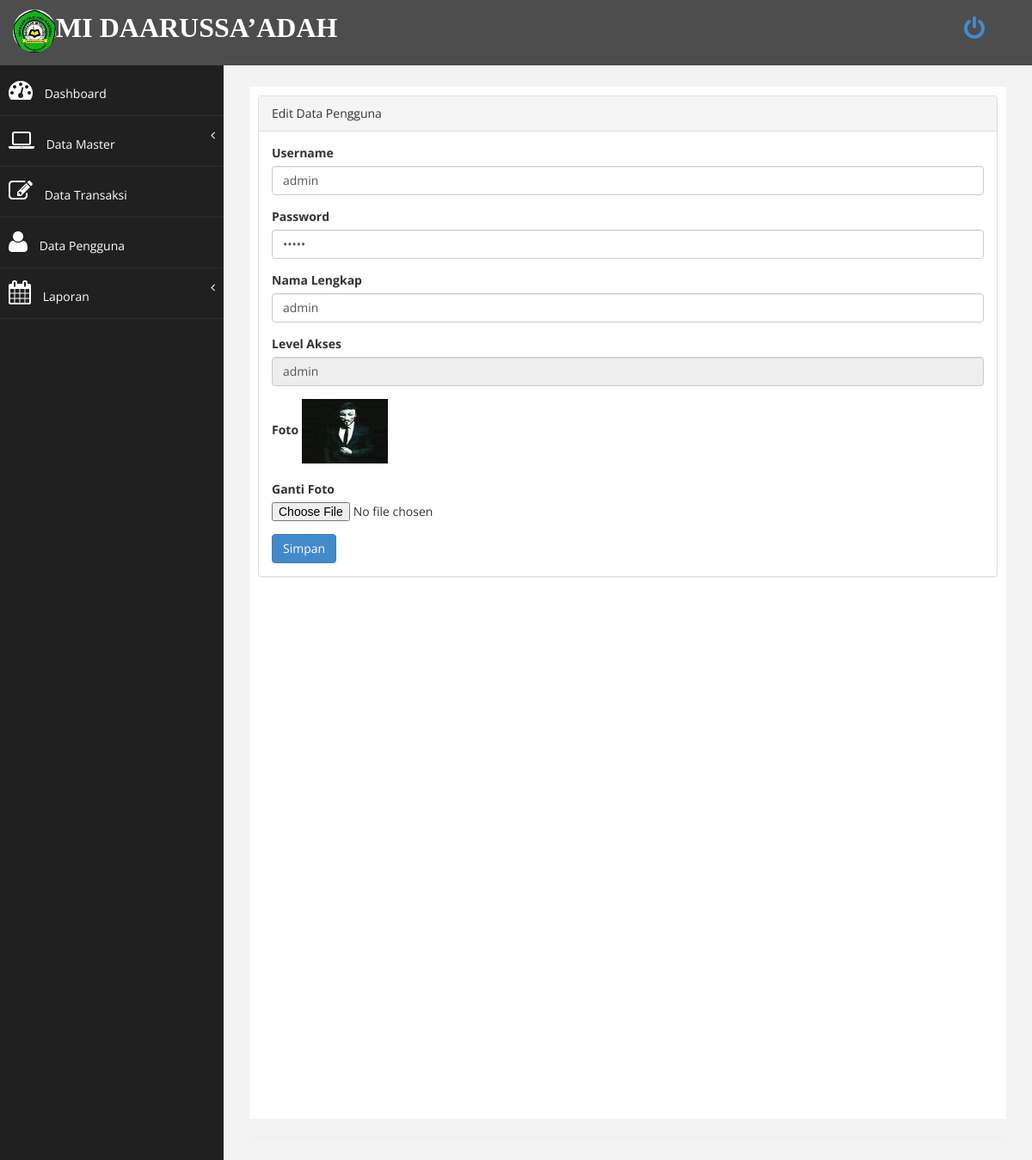
The app's page /index.php?page=pengguna&aksi=ubah&id=1 (signed in) with its own data.
### tables this page shows
CREATE TABLE `tb_user` (
  `id` int(11) NOT NULL,
  `username` varchar(100) NOT NULL,
  `password` varchar(100) NOT NULL,
  `nama` varchar(200) NOT NULL,
  `level` enum('admin','user') NOT NULL,
  `foto` varchar(200) NOT NULL
);

### page/pengguna/ubah.php (the view, shortened to what this page needs)
<?php
    $id=$_GET['id'];
    $sql = $koneksi->query("select * from tb_user where id='$id'");
    $data = $sql->fetch_assoc();
?>
<div class="panel panel-default">
<div class="panel-heading">
		Edit Data Pengguna
 </div>
<div class="panel-body">
                            <div class="row">
                                <div class="col-md-12">
                                    <form method="POST" enctype="multipart/form-data" onsubmit="return validasi(this)" >
                                        <div class="form-group">
                                            <label>Username</label>
                                            <input class="form-control" name="username" value="<?php echo $data['username'];?>" />
                                        </div>
                                        <div class="form-group">
                                            <label>Password</label>
                                            <input class="form-control" name="pass" type="Password" id="pass" value="<?php echo $data['password'];?>"/>
                                        </div>
                                        <div class="form-group">
                                            <label>Nama Lengkap</label>
                                            <input class="form-control" name="nama" id="nama" value="<?php echo $data['nama'];?>" />
                                        </div>
                                        <div class="form-group">
                                            <label>Level Akses</label>
                                            <input class="form-control" name="level"  id="pass" value="<?php echo $data['level'];?>" readonly/>
                                        </div>
                                        <div class="form-group">
                                            <label>Foto</label>
                                            <label><img src='images/pengguna/<?php echo $data['foto'];?>' width="100" height="75"></label>
                                        </div>
                                        <div class="form-group">
                                            <label>Ganti Foto</label>
                                            <input type="file" name="foto" id="foto" />
                                        </div>
                                        <div>
                                        	<input type="submit" name="simpan" value="Simpan" class="btn btn-primary">
                                        </div>
                                 </div>
                              </div>
 </div>
 </div>
 </div>

### assets/css/custom.css (style rules this page uses)
body { font-family: 'Open Sans', sans-serif; }

### records on screen
tb_user: username "admin", nama "admin", level "admin", foto (picture)

### other values on screen
$organisasi "MI DAARUSSA’ADAH"
